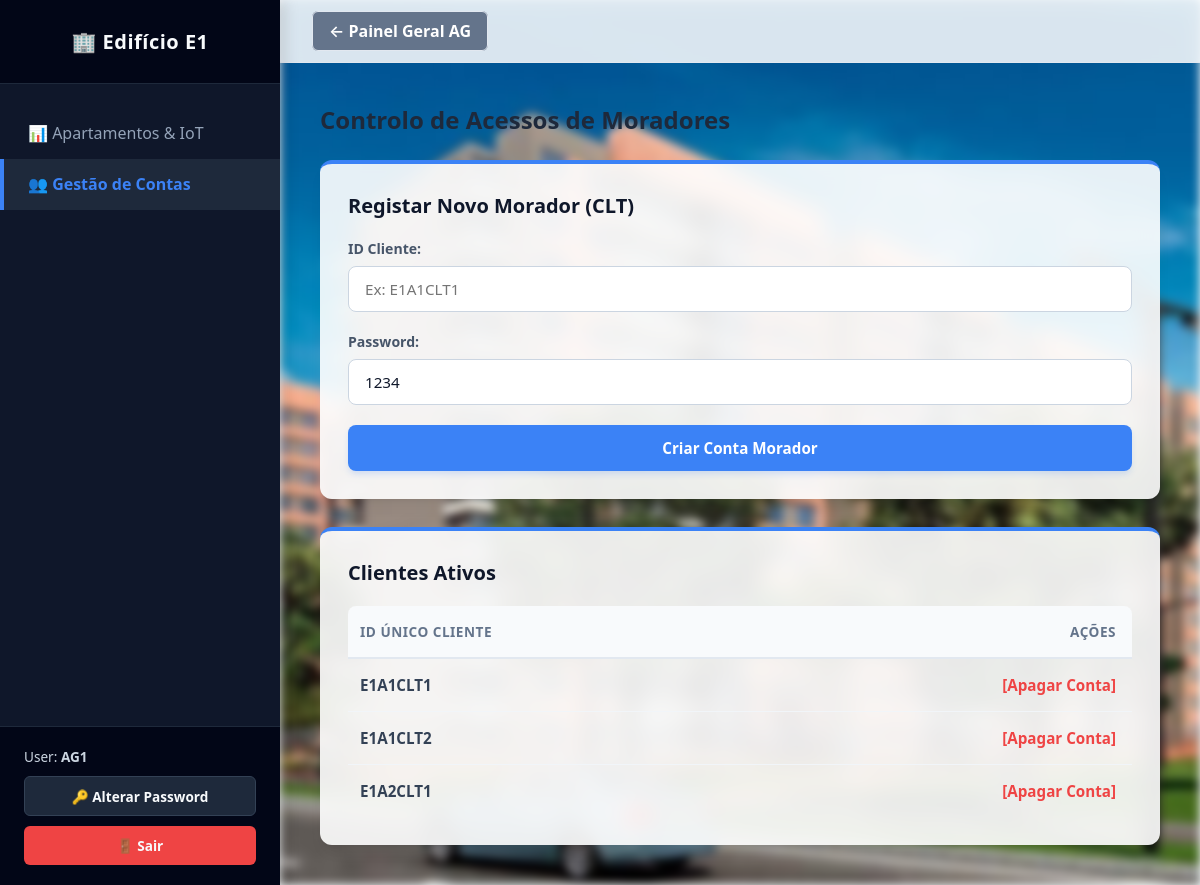
/dashboard_al.php?edificio=E1&tab=contas (signed in), run on the app's committed database.
### tables this page shows
CREATE TABLE utilizadores (
    id_unico TEXT PRIMARY KEY,
    password TEXT NOT NULL,
    tipo_acesso TEXT NOT NULL
);

### dashboard_al.php (the view, shortened to what this page needs)
<?php
$user_id = $_SESSION['user_id'];
$user_tipo = $_SESSION['user_tipo'];
$db = new SQLite3('database.db');
if ($user_tipo === 'AG') {
    $meu_edificio = isset($_GET['edificio']) ? strtoupper(trim($_GET['edificio'])) : 'E1';
} else {
    preg_match('/^(E\d+)/i', $user_id, $matches);
    $meu_edificio = isset($matches[1]) ? strtoupper($matches[1]) : 'E1';
}
$tab_ativa = isset($_GET['tab']) ? $_GET['tab'] : 'apartamentos';
$stmt_moradores = $db->prepare("SELECT * FROM utilizadores WHERE id_unico LIKE :prefixo AND tipo_acesso = 'CLT'");
$stmt_moradores->bindValue(':prefixo', $meu_edificio . '%', SQLITE3_TEXT);
$moradores = $stmt_moradores->execute();
?>
<!DOCTYPE html>
<html lang="pt">
<head>
    <link rel="stylesheet" href="css/styles.css?v=1.1">
</head>
<body>
    <div class="app-wrapper">
        <aside class="sidebar">
            <div>
                <div class="sidebar-header">🏢 Edifício <?php echo $meu_edificio; ?></div>
                <ul class="sidebar-menu">
                    <li class="sidebar-item <?php echo ($tab_ativa === 'apartamentos') ? 'active' : ''; ?>">
                        <a href="dashboard_al.php?edificio=<?php echo $meu_edificio; ?>&tab=apartamentos">📊 Apartamentos & IoT</a>
                    </li>
                    <li class="sidebar-item <?php echo ($tab_ativa === 'contas') ? 'active' : ''; ?>">
                        <a href="dashboard_al.php?edificio=<?php echo $meu_edificio; ?>&tab=contas">👥 Gestão de Contas</a>
                    </li>
                </ul>
            </div>
            <div class="sidebar-footer">
                <div>User: <strong><?php echo $user_id; ?></strong></div>
                <a href="alterar_password.php" class="btn-sidebar-action">🔑 Alterar Password</a>
                <a href="index.html" class="btn-sidebar-action btn-sidebar-logout">🚪 Sair</a>
            </div>
        </aside>
        <div class="main-content">
            <header class="top-bar">
                <div>
                    <?php if ($user_tipo === 'AG'): ?>
                        <a href="dashboard_ag.php" class="btn-action" style="background:#64748b; color:white; text-decoration:none;">← Painel Geral AG</a>
                    <?php else: ?>
                        <span style="color:#64748b; font-weight:500;">Gestão Inteligente Local</span>
                    <?php endif; ?>
                </div>
            </header>
            <main class="container">
                <?php if ($tab_ativa === 'contas'): ?>
                    <h2>Controlo de Acessos de Moradores</h2>
                    <div class="grid-layout">
                        <div class="card" style="flex: 1 1 350px;">
                            <h3 class="card-title">Registar Novo Morador (CLT)</h3>
                            <form method="POST" action="dashboard_al.php?edificio=<?php echo $meu_edificio; ?>&tab=contas">
                                <div class="form-group">
                                    <label>ID Cliente:</label>
                                    <input type="text" name="clt_id" placeholder="Ex: <?php echo $meu_edificio; ?>A1CLT1" required>
                                </div>
                                <div class="form-group">
                                    <label>Password:</label>
                                    <input type="text" name="clt_pass" value="1234" required>
                                </div>
                                <button type="submit" name="criar_clt" class="btn-submit">Criar Conta Morador</button>
                            </form>
                        </div>
                        <div class="card" style="flex: 1 1 500px;">
                            <h3 class="card-title">Clientes Ativos</h3>
                            <div class="table-responsive">
                                <table>
                                    <thead><tr><th>ID Único Cliente</th><th>Ações</th></tr></thead>
                                    <tbody>
                                        <?php while($row = $moradores->fetchArray(SQLITE3_ASSOC)): ?>
                                            <tr>
                                                <td><strong><?php echo $row['id_unico']; ?></strong></td>
                                                <td><a href="dashboard_al.php?edificio=<?php echo $meu_edificio; ?>&tab=contas&eliminar_clt=<?php echo $row['id_unico']; ?>" onclick="return confirm('Remover morador?')" style="color:#ef4444; text-decoration:none; font-weight:bold;">[Apagar Conta]</a></td>
                                            </tr>
                                        <?php endwhile; ?>
                                    </tbody>
                                </table>
                            </div>
                        </div>
                    </div>
                <?php endif; ?>
            </main>
        </div>
    </div>
</body>
</html>

### css/styles.css (style rules this page uses)
* { margin: 0; padding: 0; box-sizing: border-box; font-family: 'Segoe UI', system-ui, -apple-system, sans-serif; }
body { background: #f1f5f9; color: #1e293b; min-height: 100vh; display: flex; }
.app-wrapper { display: flex; min-height: 100vh; width: 100%; }
.sidebar { width: 280px; background-color: #0f172a; color: #f8fafc; display: flex; flex-direction: column; justify-content: space-between; flex-shrink: 0; box-shadow: 4px 0 15px rgba(0, 0, 0, 0.15); z-index: 10; }
.sidebar-header { padding: 1.75rem 1.5rem; background-color: #020617; font-size: 1.25rem; font-weight: 700; border-bottom: 1px solid #1e293b; text-align: center; letter-spacing: 0.5px; }
.sidebar-menu { list-style: none; padding: 1.5rem 0; flex: 1; }
.sidebar-item a { display: flex; align-items: center; gap: 12px; padding: 0.9rem 1.5rem; color: #94a3b8; text-decoration: none; font-weight: 500; border-left: 4px solid transparent; transition: all 0.2s ease; }
.sidebar-item.active a { background-color: #1e293b; color: #3b82f6; border-left-color: #3b82f6; font-weight: 600; }
.sidebar-footer { padding: 1.25rem 1.5rem; border-top: 1px solid #1e293b; background-color: #020617; font-size: 0.85rem; color: #cbd5e1; display: flex; flex-direction: column; gap: 10px; }
.btn-sidebar-action { display: block; text-align: center; padding: 0.6rem; background: #1e293b; color: #f8fafc; text-decoration: none; border-radius: 6px; font-weight: 600; font-size: 0.85rem; transition: background 0.2s; border: 1px solid #334155; }
.btn-sidebar-logout { background: #ef4444; border: none; }
.main-content { flex: 1; display: flex; flex-direction: column; position: relative; background-color: #f8fafc; }
.main-content::before { content: ""; position: absolute; top: 0; left: 0; width: 100%; height: 100%; background-image: url('../images/fundo.jpg'); background-size: cover; background-position: center; background-repeat: no-repeat; filter: blur(5px); pointer-events: none; z-index: 1; }
.top-bar { background-color: rgba(255, 255, 255, 0.85); backdrop-filter: blur(8px); padding: 1.25rem 2rem; display: flex; justify-content: space-between; align-items: center; border-bottom: 1px solid #e2e8f0; z-index: 5; }
.container { padding: 2.5rem; flex: 1; max-width: 1400px; margin: 0 auto; width: 100%; position: relative; z-index: 5; }
.grid-layout { display: flex; flex-wrap: wrap; gap: 1.75rem; margin-top: 1.5rem; }
.card { background: rgba(255, 255, 255, 0.9); backdrop-filter: blur(10px); padding: 1.75rem; border-radius: 12px; border-top: 4px solid #3b82f6; box-shadow: 0 10px 15px -3px rgba(0, 0, 0, 0.05), 0 4px 6px -2px rgba(0, 0, 0, 0.05); flex: 1 1 calc(33.333% - 1.75rem); min-width: 320px; }
.card-title { font-size: 1.25rem; font-weight: 700; margin-bottom: 1.25rem; color: #0f172a; display: flex; align-items: center; gap: 8px; }
.form-group { margin-bottom: 1.25rem; }
.form-group label { display: block; margin-bottom: 0.5rem; font-weight: 600; color: #475569; font-size: 0.88rem; }
.form-group input, .form-group select { width: 100%; padding: 0.75rem 1rem; border: 1px solid #cbd5e1; border-radius: 8px; font-size: 0.95rem; color: #0f172a; background-color: #ffffff; transition: all 0.2s; }
.btn-submit { width: 100%; padding: 0.8rem; background-color: #3b82f6; color: white; border: none; border-radius: 8px; font-size: 0.95rem; font-weight: 600; cursor: pointer; box-shadow: 0 4px 6px -1px rgba(59, 130, 246, 0.2); transition: all 0.2s; }
.btn-action { padding: 0.5rem 1rem; border: 1px solid #e2e8f0; background: #ffffff; color: #334155; font-weight: 600; border-radius: 6px; text-decoration: none; transition: all 0.2s; }
.table-responsive { width: 100%; overflow-x: auto; margin-top: 1rem; background: transparent; border-radius: 8px; }
table { width: 100%; border-collapse: collapse; }
th { background-color: #f8fafc; color: #64748b; font-weight: 600; font-size: 0.85rem; text-transform: uppercase; letter-spacing: 0.5px; padding: 1rem 0.75rem; border-bottom: 2px solid #e2e8f0; }
td { padding: 1rem 0.75rem; border-bottom: 1px solid #f1f5f9; font-size: 0.95rem; color: #334155; }
tr:last-child td { border-bottom: none; }
.table-responsive table { table-layout: fixed; }
th:nth-child(1), td:nth-child(1) { text-align: left; }
th:nth-child(2), td:nth-child(2) { text-align: right; padding-right: 1rem; }

### data on the page
utilizadores: id_unico "E1A1CLT1"
utilizadores: id_unico "E1A1CLT2"
utilizadores: id_unico "E1A2CLT1"

### other printed values
$meu_edificio "E1"
$user_id "AG1"
